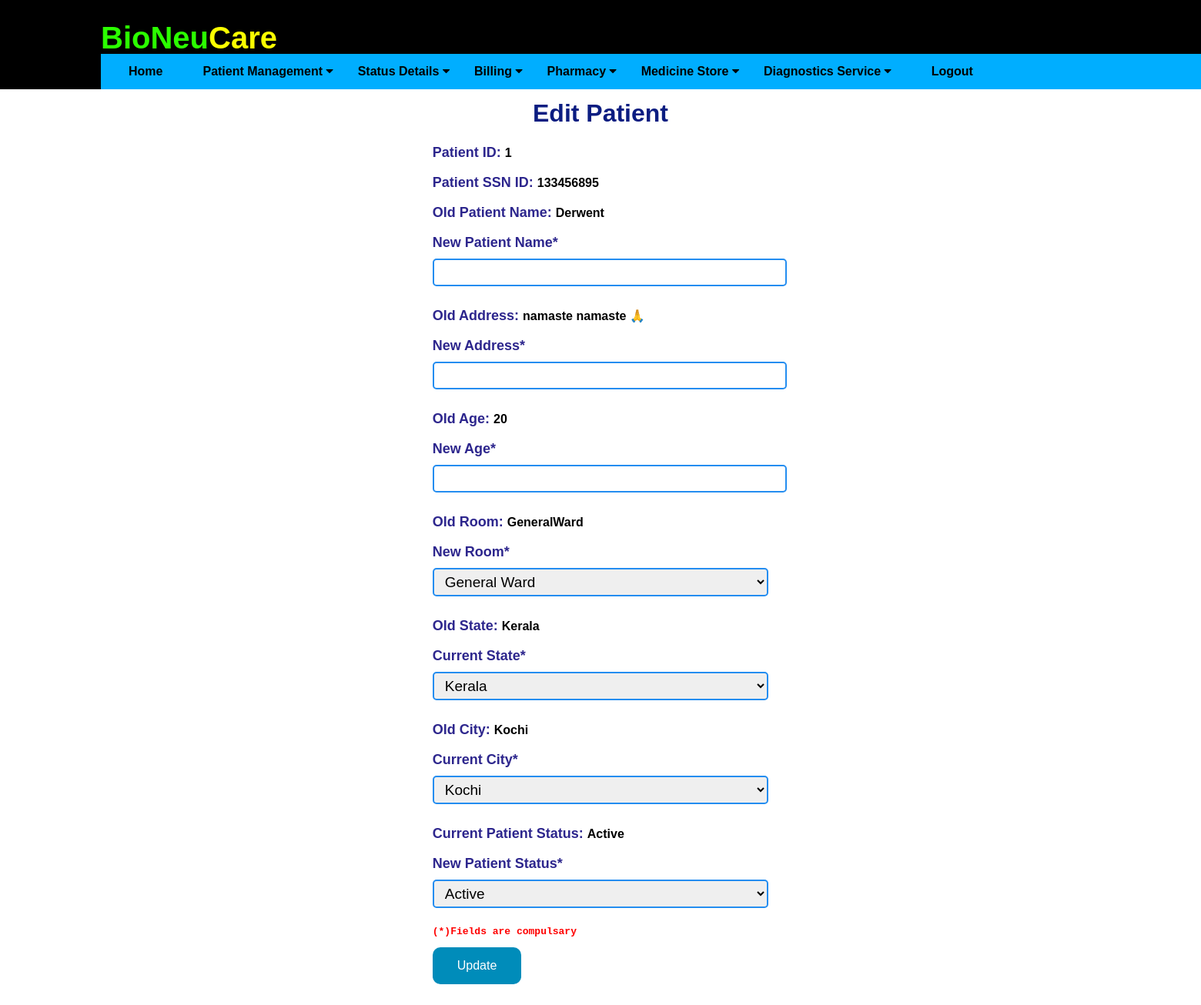
Screenshot of /editpatientdetail/1 (signed in) with the database file from the repository.
### application/routes.py (models this page shows)
class Patients(db.Model):
    __tablename__ = 'patients'
    id = db.Column(db.Integer, primary_key=True)
    ssn_id = db.Column(db.Integer)
    pname = db.Column(db.String(20), nullable=False)
    age = db.Column(db.Integer)
    date = db.Column(db.DateTime, default=datetime.now)
    ldate = db.Column(db.DateTime, default=datetime.now)
    tbed = db.Column(db.String(10))
    address = db.Column(db.String(20))
    city = db.Column(db.String(20))
    state = db.Column(db.String(20))
    status = db.Column(db.String(20))
    children1 = relationship("Diagnostics")

### application/routes.py (the view, shortened to what this page needs)
@app.route('/editpatientdetail/<id>', methods=['GET', 'POST'])
def editpatientdetail(id):
    print("id is : ", id)
    if 'username' in session:
        print("inside sesssss")
        print(datetime.now())
        editpat = Patients.query.filter_by( id = id )
        return render_template('editpatientdetail.html', editpat = editpat)

### application/templates/editpatientdetail.html (shortened to what this page needs)
{% extends "layout.html" %}
{% block content %}
<div class="form1">
    <h1 style="color: rgb(11, 29, 129); text-align: center;">Edit Patient </h1>
    {% for edit in editpat %}
    <form action="" method="POST">
        <label for="id">Patient ID:   </label> <b>{{ edit.id }}</b> <br><br>
        <label for="ssn id">Patient SSN ID: </label> <b> {{ edit.ssn_id }} </b> <br><br>
        <label for="Name">Old Patient Name:   </label> <b>{{ edit.pname }}</b> <br><br>
        <label for="New customer Name*">New Patient Name*</label>
        <input type="text" class="text1" id="npname" name="npname" required><br><br>
        <label for="Old Address">Old Address:  </label> <b>{{ edit.address }}</b> <br><br>
        <label for="New Address*">New Address*</label>
        <input type="text" class="text1" id="naddress" name="naddress" required><br><br>
        <label for="Old Age">Old Age:  </label> <b>{{ edit.age }}</b> <br><br>
        <label for="New Age*">New Age*</label>
        <input type="number" class="text1" id="nage" name="nage" min="0"  maxlength="2" required><br><br>
        <label for="Old Address">Old Room:  </label><b> {{ edit.tbed }}</b> <br><br>
        <label for="Bed">New Room*</label>
                <select id="tbed" class="text1" name="tbed">
                    <option value="GeneralWard">General Ward</option>
                </select><br><br>
                <label for="Old Address">Old State:  </label> <b> {{ edit.state }}</b> <br><br>
        <label for="state">Current State*</label>
                <select id="nstate" class="text1" name="nstate">
                    <option value="Kerala">Kerala</option>
                </select><br><br>
        <label for="Old Address">Old City:  </label> <b> {{ edit.city }}</b> <br><br>
        <label for="City">Current City*</label>
                <select id="ncity" class="text1" name="ncity">
                    <option value="Kochi">Kochi</option>
                </select><br><br>
        <label for="Old Address">Current Patient Status:  </label> <b>{{ edit.status }}</b> <br><br>
        <label for="status">New Patient Status*</label>
        <select id="status" class="text1" name="status">
            <option value="Active">Active</option>
        </select>
        <pre>(*)Fields are compulsary</pre>
        <button type="submit" class="button" >Update</button>
    </form>
    {% endfor %}
</div>
{% endblock %}

### application/static/css/main.css (style rules this page uses)
html { overflow-y: scroll; overflow-x: hidden; }
body { font-family: Arial, Helvetica, sans-serif; height: 100%; display: flex; flex-direction: column; }
.form1 { padding: 100px 0; width: auto; margin: auto; }
.form1 label { font-size: 18px !important; margin-top: 10px; color: #2d268d; font-weight: bold; }
.form1 .text1 { width: 100%; padding: 5px 10px; border: solid 2px #248df0; border-radius: 5px; font-size: 19px; margin-top: 10px; margin-bottom: 10px; }
pre { color: red; font-weight: bold; }
.button { background-color: #008CBA;; border: none; color: white; padding: 15px 32px; text-align: center; text-decoration: none; display: inline-block; font-size: 16px; }

### application/templates/layout.html (style rules this page uses)
.button { background-color: #005eff;; border: 2px; border-radius: 10px; color: white; padding: 15px 32px; text-align: center; text-decoration: none; display: inline-block; font-size: 16px; }

### rows the page displays
Patients: id "1", ssn_id "133456895", pname "Derwent", address "namaste namaste 🙏", age "20", tbed "GeneralWard", state "Kerala", city "Kochi", status "Active"
